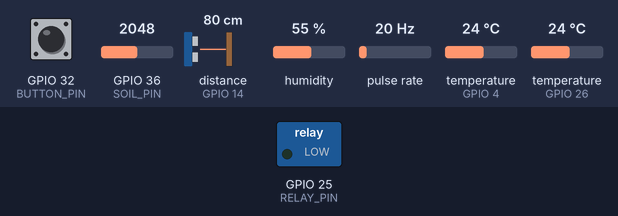
Recording of a sketch running on a simulated ESP32. Parts: switched loads named in the sketch (green lamp = pin HIGH). Wiring (inferred from the names in the program): pulse sensor: data GPIO 33. The test bench sets the inputs (shaded band); at power-on: GPIO 32 (BUTTON_PIN) HIGH, GPIO 36 (SOIL_PIN) = 2048, distance to the obstacle (sensor on GPIO 14) 80 cm, humidity 55 %, pulse rate 20 Hz, temperature (sensors on GPIO 4, GPIO 26) 24 °C. The echo pulse lasts 58.3 µs per cm; WiFi joins after 1.5 s; servers stay silent unless stated; uploads are accepted with an empty reply; pins used as bus, display or sensor lines are not drawn; what the sketch prints to the serial monitor is not drawn.

Above: at 8.2 s.
8.3 s: GPIO 32 (BUTTON_PIN) pulled LOW for 3.2 s
At 8.9 s:
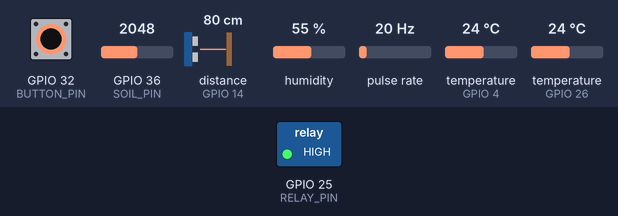
Timing chart, 0 to 13.0 s (numbered marks = the images above; inputs shaded):
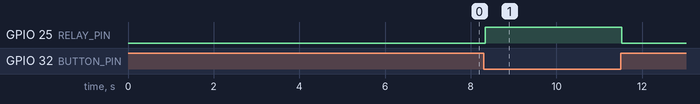

The sketch:

agrosmart_dht11_final.ino
```cpp
/*
 * ============================================================
 *  AgroSmart — ESP32 Code Final Global (Version DHT11)
 *  Carte : LILYGO ESP32 (Profil : ESP32 Dev Module)
 *  Capteurs : Capacitif Sol, DS18B20, YF-TM02, HC-SR04, DHT11
 * ============================================================
 *
 *  CÂBLAGE DHT11 :
 *    VCC  → 3.3V
 *    GND  → GND
 *    DATA → GPIO19
 *    + Résistance pull-up 4.7kΩ entre DATA et VCC (OBLIGATOIRE)
 * ============================================================
 */

#include <WiFi.h>
#include <HTTPClient.h>
#include <OneWire.h>
#include <DallasTemperature.h>
#include <ArduinoJson.h>
#include <DHT.h>

// --- CONFIGURATION ---
const char* SSID    = "Etudiants_ISM";
const char* PASS    = "Etudiant123&";
const char* API_URL = "http://172.16.7.228:8000/api/devices/3/sensors";
const char* TOKEN   = "10|f6dRzVrOa38v3oWTzUsuahT3VteuAa0HETnl4CF7d1d37669";

// --- PINS ---
#define RELAY_PIN   25
#define BUTTON_PIN  32
#define SOIL_PIN    36   // GPIO36 (VP) — input only, ADC1
#define FLOW_PIN    33
#define TEMP_PIN    26   // DS18B20 température sol
#define TRIG_PIN    13
#define ECHO_PIN    14
#define DHT_PIN     4    // DHT11 DATA — GPIO4 (GPIO19 = SPI MISO réservé sur LILYGO)

// --- TYPE DHT ---
#define DHTTYPE DHT11

// --- CALIBRATION ---
const int   SOIL_DRY   = 3930;
const int   SOIL_WET   = 1800;
const float CAL_FACTOR = 7.5;
const int   TANK_DEPTH = 10;  // Distance cm cuve vide
const int   TANK_FULL  = 5;   // Distance cm cuve pleine

// --- INTERVALLES ---
const unsigned long SEND_INTERVAL  = 10000; // Envoi toutes les 10s (laisse du temps au DHT)
const unsigned long DHT_INTERVAL   = 5000;  // Lecture DHT toutes les 5s

// --- VARIABLES GLOBALES ---
volatile int  pulseCount  = 0;
float         totalLitres = 0.0;
unsigned long lastMillis  = 0;
unsigned long lastDHTRead = 0;  // Timer dédié au DHT11
bool          appStatus   = false;

// Dernières valeurs DHT valides (cache)
float lastTempAir = NAN;
float lastHumAir  = NAN;

// --- OBJETS CAPTEURS ---
OneWire           oneWire(TEMP_PIN);
DallasTemperature sensors(&oneWire);
DHT               dht(DHT_PIN, DHTTYPE);

// --- ISR Débitmètre ---
void IRAM_ATTR pulseCounter() {
    pulseCount++;
}

// ============================================================
//  Niveau d'eau HC-SR04
// ============================================================
int getWaterLevel() {
    digitalWrite(TRIG_PIN, LOW);
    delayMicroseconds(2);
    digitalWrite(TRIG_PIN, HIGH);
    delayMicroseconds(10);
    digitalWrite(TRIG_PIN, LOW);

    long duration = pulseIn(ECHO_PIN, HIGH, 30000);
    if (duration == 0) return 0;

    int distance = duration * 0.034 / 2;
    int level    = map(distance, TANK_DEPTH, TANK_FULL, 0, 100);
    return constrain(level, 0, 100);
}

// ============================================================
//  SETUP
// ============================================================
void setup() {
    Serial.begin(115200);
    delay(1000); // Laisser le temps aux capteurs de démarrer

    pinMode(RELAY_PIN,  OUTPUT);
    digitalWrite(RELAY_PIN, LOW);
    pinMode(BUTTON_PIN, INPUT_PULLUP);
    pinMode(FLOW_PIN,   INPUT_PULLUP);
    attachInterrupt(digitalPinToInterrupt(FLOW_PIN), pulseCounter, FALLING);
    pinMode(TRIG_PIN, OUTPUT);
    pinMode(ECHO_PIN, INPUT);

    // DS18B20
    sensors.begin();
    sensors.setWaitForConversion(true); // Attente bloquante = lectures fiables

    // DHT11 — délai de 2s après begin() avant première lecture
    dht.begin();
    Serial.println("[DHT11] Initialisation... attente 2s");
    delay(2000); // CRITIQUE : le DHT11 a besoin de ce délai au démarrage

    // Tentatives répétées pour initialiser le cache (jusqu'à 5 essais)
    for (int i = 0; i < 5; i++) {
        delay(2500);
        lastTempAir = dht.readTemperature();
        lastHumAir  = dht.readHumidity();
        lastDHTRead = millis();
        if (!isnan(lastTempAir) && !isnan(lastHumAir)) {
            Serial.printf("[DHT11] ✓ Temp=%.1f°C Hum=%.1f%%\n", lastTempAir, lastHumAir);
            break;
        }
        Serial.printf("[DHT11] Tentative %d/5 invalide...\n", i + 1);
    }

    if (isnan(lastTempAir) || isnan(lastHumAir)) {
        Serial.println("[DHT11] ⚠️  Toujours NaN — vérifiez GPIO4 + 3V3");
    }

    WiFi.begin(SSID, PASS);
    Serial.print("[WiFi] Connexion");
    while (WiFi.status() != WL_CONNECTED) {
        delay(500);
        Serial.print(".");
    }
    Serial.println("\n✅ AGROSMART PRÊT — MODE DHT11 ACTIF");
}

// ============================================================
//  LOOP
// ============================================================
void loop() {
    unsigned long now = millis();
    bool physicalSwitch = (digitalRead(BUTTON_PIN) == LOW);

    // --- Lecture DHT11 sur son propre timer (indépendant du timer d'envoi) ---
    // Le DHT11 NaN vient souvent d'une lecture trop fréquente
    if (now - lastDHTRead >= DHT_INTERVAL) {
        lastDHTRead = now;

        float t = dht.readTemperature();
        float h = dht.readHumidity();

        if (!isnan(t) && !isnan(h)) {
            // Valeur valide → on met à jour le cache
            lastTempAir = t;
            lastHumAir  = h;
            Serial.printf("[DHT11] ✓ Temp=%.1f°C | Hum=%.1f%%\n", t, h);
        } else {
            // Valeur invalide → on garde le cache précédent
            Serial.println("[DHT11] ⚠️  Lecture invalide (NaN) — utilisation du cache précédent");
        }
    }

    // --- Bloc d'envoi toutes les 3s ---
    if (now - lastMillis >= SEND_INTERVAL) {
        lastMillis = now;

        // DS18B20
        sensors.requestTemperatures();
        float tempSol = sensors.getTempCByIndex(0);

        // Humidité sol
        int humSol = constrain(map(analogRead(SOIL_PIN), SOIL_DRY, SOIL_WET, 0, 100), 0, 100);

        // Ultrasons
        int waterLevel = getWaterLevel();

        // Débitmètre
        noInterrupts();
        int pulses = pulseCount;
        pulseCount = 0;
        interrupts();

        float flowRate = (float)pulses / CAL_FACTOR;              // L/min
        totalLitres   += (flowRate / 60.0) * (SEND_INTERVAL / 1000.0); // L sur ce cycle

        // --- Affichage série ---
        Serial.println("\n==================================================");
        Serial.printf("🌤️  Air:  %.1f°C | 💧 Hum Air:  %.1f%%\n",
                      isnan(lastTempAir) ? 0.0 : lastTempAir,
                      isnan(lastHumAir)  ? 0.0 : lastHumAir);
        if (tempSol <= -100.0) {
            Serial.println("🌡️  Sol:  CAPTEUR DS18B20 DÉBRANCHÉ");
        } else {
            Serial.printf("🌡️  Sol:  %.1f°C | 🌱 Hum Sol:  %d%%\n", tempSol, humSol);
        }
        Serial.printf("🛢️  Cuve: %d%%   | 💧 Débit: %.2f L/min | 📊 Total: %.3f L\n",
                      waterLevel, flowRate, totalLitres);
        Serial.printf("📱 Pompe App: %s | 🔘 Interrupteur: %s\n",
                      appStatus ? "ON" : "OFF", physicalSwitch ? "ON" : "OFF");
        Serial.println("==================================================");

        // --- Envoi API ---
        if (WiFi.status() == WL_CONNECTED) {
            HTTPClient http;
            http.begin(API_URL);
            http.addHeader("Content-Type",  "application/json");
            http.addHeader("Accept",        "application/json");
            http.addHeader("Authorization", String("Bearer ") + TOKEN);
            http.setTimeout(5000); // réduit pour ne pas bloquer le DHT

            StaticJsonDocument<400> doc;
            doc["soil_humidity"] = humSol;
            doc["flow_rate"]     = round(flowRate * 100) / 100.0;
            doc["total_volume"]  = round(totalLitres * 1000) / 1000.0;
            doc["water_level"]   = waterLevel;

            // DS18B20 — seulement si connecté
            if (tempSol > -100.0) {
                doc["soil_temperature"] = round(tempSol * 10) / 10.0;
            }

            // DHT11 — on utilise le cache (dernière valeur valide)
            if (!isnan(lastTempAir)) {
                doc["air_temperature"] = round(lastTempAir * 10) / 10.0;
            }
            if (!isnan(lastHumAir)) {
                doc["air_humidity"] = round(lastHumAir * 10) / 10.0;
            }

            String jsonPayload;
            serializeJson(doc, jsonPayload);
            Serial.println("[API] → " + jsonPayload);

            int httpCode = http.POST(jsonPayload);
            Serial.printf("[API] Code HTTP: %d\n", httpCode);

            if (httpCode == 200 || httpCode == 201) {
                String response = http.getString();
                StaticJsonDocument<256> respDoc;
                if (deserializeJson(respDoc, response) == DeserializationError::Ok) {
                    appStatus = respDoc["irrigation"] | false;
                }
                Serial.printf("[API] ✓ irrigation=%s\n", appStatus ? "true" : "false");
            } else {
                Serial.printf("[API] ✗ Erreur: %s\n", http.errorToString(httpCode).c_str());
            }

            http.end();
        } else {
            Serial.println("[WiFi] ✗ Déconnecté — tentative reconnexion...");
            WiFi.reconnect();
        }
    }

    // --- Commande relais ---
    digitalWrite(RELAY_PIN, (appStatus || physicalSwitch) ? HIGH : LOW);

    delay(50);
}
```

Measured:
- after the input at 8.3 s, GPIO 25 (RELAY_PIN): LOW → HIGH at once, → LOW 3.2 s later
